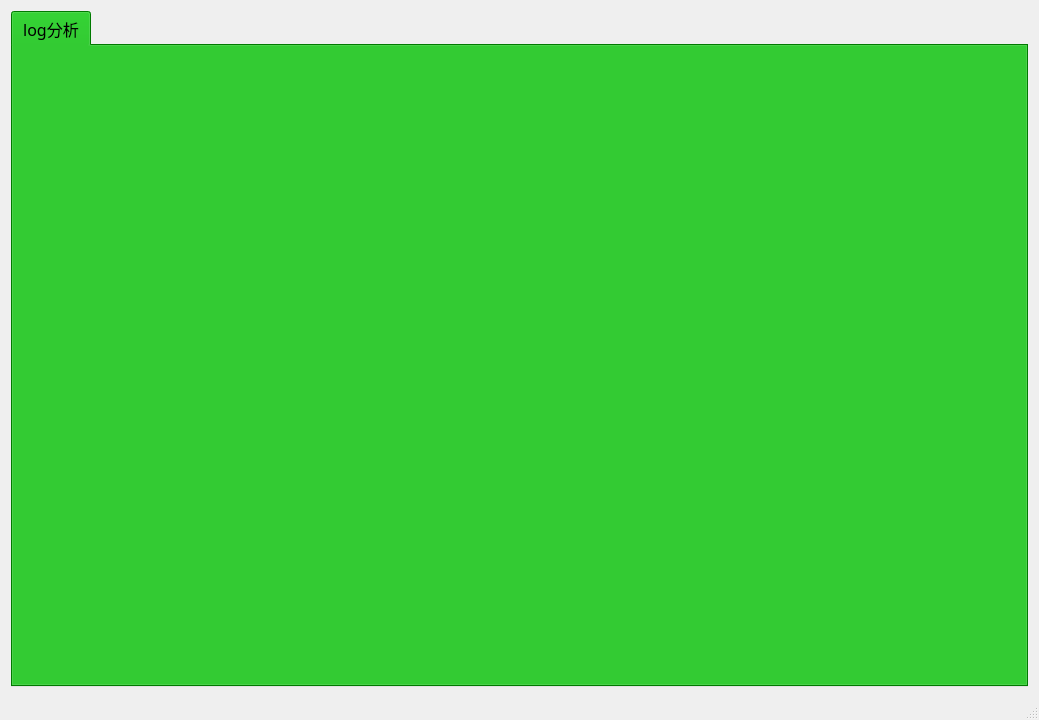
<?xml version="1.0" encoding="UTF-8"?>
<ui version="4.0">
 <class>MainWindow</class>
 <widget class="QMainWindow" name="MainWindow">
  <property name="geometry">
   <rect>
    <x>0</x>
    <y>0</y>
    <width>1039</width>
    <height>720</height>
   </rect>
  </property>
  <property name="windowTitle">
   <string>MainWindow</string>
  </property>
  <widget class="QWidget" name="centralWidget">
   <layout class="QGridLayout" name="gridLayout_8">
    <item row="0" column="0">
     <widget class="QTabWidget" name="tabWidget">
      <property name="palette">
       <palette>
        <active>
         <colorrole role="Button">
          <brush brushstyle="SolidPattern">
           <color alpha="255">
            <red>0</red>
            <green>170</green>
            <blue>0</blue>
           </color>
          </brush>
         </colorrole>
         <colorrole role="Base">
          <brush brushstyle="SolidPattern">
           <color alpha="255">
            <red>0</red>
            <green>170</green>
            <blue>0</blue>
           </color>
          </brush>
         </colorrole>
         <colorrole role="Window">
          <brush brushstyle="SolidPattern">
           <color alpha="255">
            <red>0</red>
            <green>170</green>
            <blue>0</blue>
           </color>
          </brush>
         </colorrole>
        </active>
        <inactive>
         <colorrole role="Button">
          <brush brushstyle="SolidPattern">
           <color alpha="255">
            <red>0</red>
            <green>170</green>
            <blue>0</blue>
           </color>
          </brush>
         </colorrole>
         <colorrole role="Base">
          <brush brushstyle="SolidPattern">
           <color alpha="255">
            <red>0</red>
            <green>170</green>
            <blue>0</blue>
           </color>
          </brush>
         </colorrole>
         <colorrole role="Window">
          <brush brushstyle="SolidPattern">
           <color alpha="255">
            <red>0</red>
            <green>170</green>
            <blue>0</blue>
           </color>
          </brush>
         </colorrole>
        </inactive>
        <disabled>
         <colorrole role="Button">
          <brush brushstyle="SolidPattern">
           <color alpha="255">
            <red>0</red>
            <green>170</green>
            <blue>0</blue>
           </color>
          </brush>
         </colorrole>
         <colorrole role="Base">
          <brush brushstyle="SolidPattern">
           <color alpha="255">
            <red>0</red>
            <green>170</green>
            <blue>0</blue>
           </color>
          </brush>
         </colorrole>
         <colorrole role="Window">
          <brush brushstyle="SolidPattern">
           <color alpha="255">
            <red>0</red>
            <green>170</green>
            <blue>0</blue>
           </color>
          </brush>
         </colorrole>
        </disabled>
       </palette>
      </property>
      <property name="font">
       <font>
        <family>微软雅黑</family>
        <pointsize>12</pointsize>
       </font>
      </property>
      <property name="styleSheet">
       <string notr="true">background-image: url(:/attitude/attitude/background-new.jpg);</string>
      </property>
      <property name="currentIndex">
       <number>0</number>
      </property>
      <property name="iconSize">
       <size>
        <width>24</width>
        <height>24</height>
       </size>
      </property>
      <property name="movable">
       <bool>false</bool>
      </property>
      <widget class="QWidget" name="log">
       <attribute name="title">
        <string>log分析</string>
       </attribute>
       <layout class="QGridLayout" name="gridLayout_2">
        <item row="0" column="0">
         <widget class="LogWidget" name="widget_Log" native="true"/>
        </item>
       </layout>
      </widget>
     </widget>
    </item>
   </layout>
  </widget>
  <widget class="QMenuBar" name="menuBar">
   <property name="geometry">
    <rect>
     <x>0</x>
     <y>0</y>
     <width>1039</width>
     <height>23</height>
    </rect>
   </property>
  </widget>
  <widget class="QStatusBar" name="statusBar"/>
 </widget>
 <layoutdefault spacing="6" margin="11"/>
 <customwidgets>
  <customwidget>
   <class>LogWidget</class>
   <extends>QWidget</extends>
   <header>LogWidget.h</header>
   <container>1</container>
  </customwidget>
 </customwidgets>
 <resources/>
 <connections/>
</ui>
